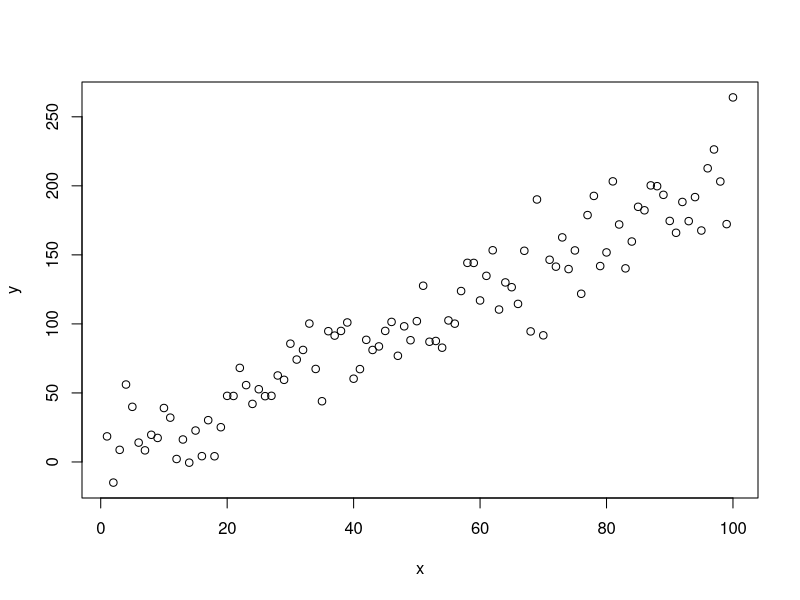
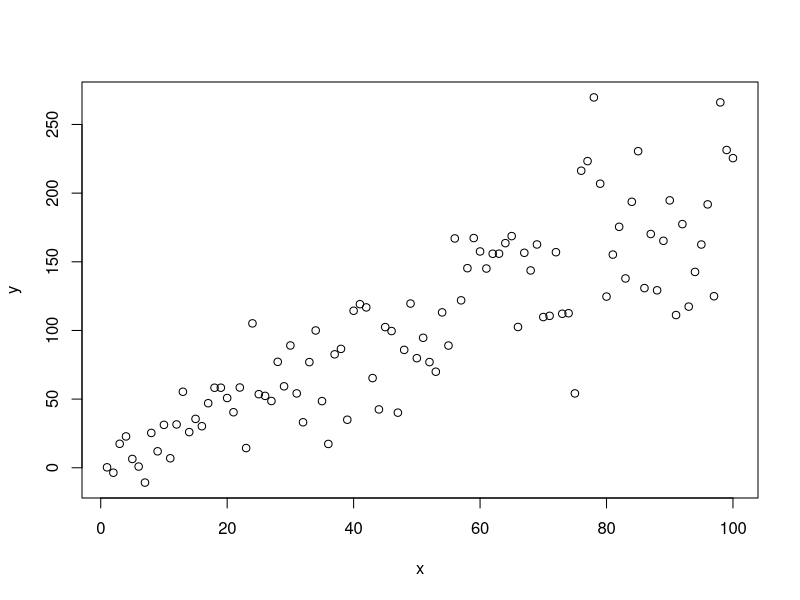
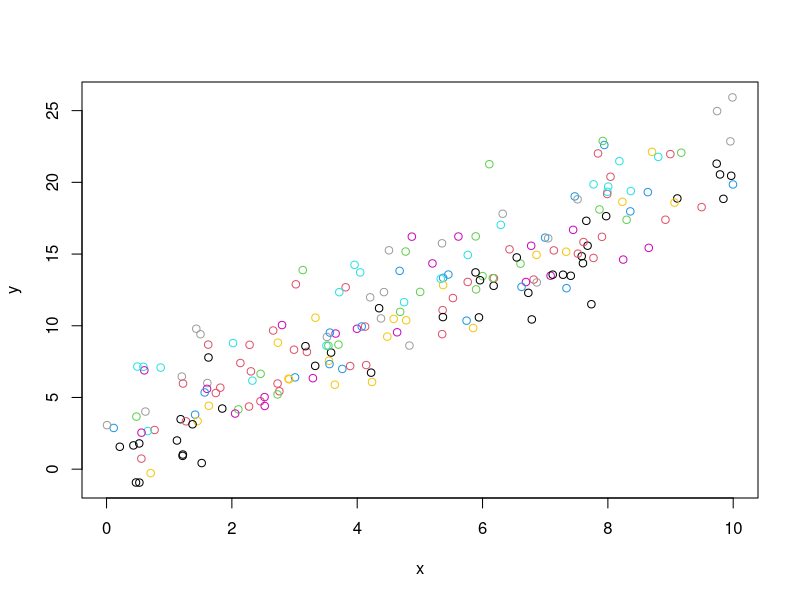

Source code (R) for these figures, in order:
## ---- chunk 1
knitr::opts_chunk$set(echo = TRUE)
## ---- chunk 2
x = seq(1,100,length.out = 100)
y = 2 + 2 * x + rnorm(100,0,20)
plot(y~x)
## ---- chunk 3
x = seq(1,100,length.out = 100)
y = 2 + 2 * x + rnorm(100,0,sqrt(20*x^1))
plot(y~x)
dat = data.frame(x,y)
## ---- chunk 4
library(nlme)
gls.1 = gls(y~x, data=dat,method="ML")
summary(gls.1)
# to specify the variance as a function of x we can use different functions
# (see chapter 4 of Zuur for details) or see ?varClasses
gls.2 = gls(y~x, weights=varPower(form=~x), data=dat,method="ML")
summary(gls.2)
AIC(gls.1,gls.2)
## ---- chunk 5
x = runif(200,0,10) # this is the covariate
sigma_site = 1
site = rnorm(10,0,sigma_site) # we construct 10 different sites
id = as.factor(rep(c(1:10),20)) # site id
sigma_res = 2
y = 2+ 2*x + site[id] + rnorm(200,0,sigma_res)
dat= data.frame(x,y,id)

# let's make a plot
plot(y ~x,col=id)
